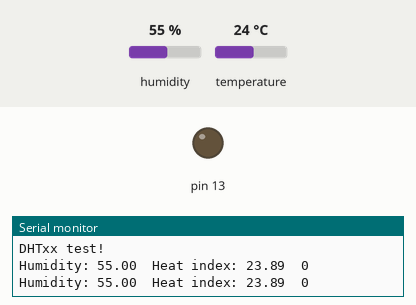
This sketch was run on a simulated Arduino Uno, built with avr-gcc and run on an emulated ATmega328P. Parts: output pins drawn as LEDs (lit = HIGH), the last lines printed to the serial monitor. The inputs (shaded band) are chosen by the test bench; at power-on: temperature 24 °C, humidity 55 %.

Above: at 4.8 s.
4.9 s: temperature set to 30 °C
7.9 s: temperature set to 33 °C
At 8.6 s:
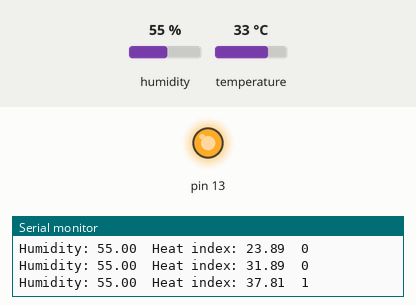
10.9 s: temperature set to 30 °C
13.9 s: temperature set to 27 °C
At 14.7 s:
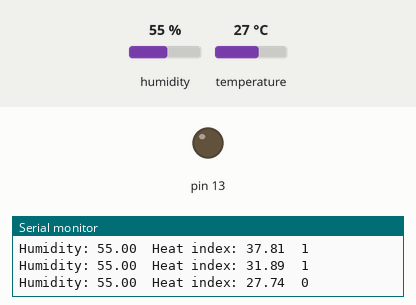
16.9 s: temperature set to 41 °C
At 19.6 s:
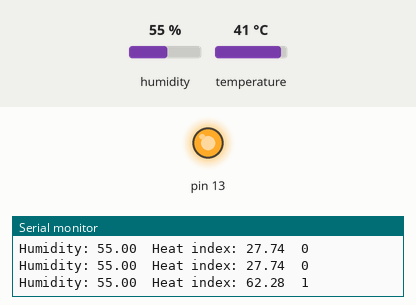
Timing chart, 0 to 20.9 s (numbered marks = the images above; inputs shaded):
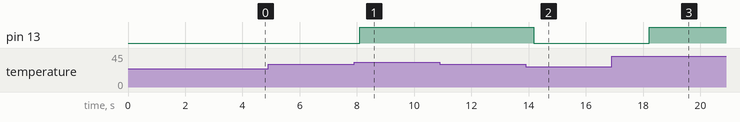

The sketch:

Kipas_Kamar.ino
```cpp
// Example testing sketch for various DHT humidity/temperature sensors
// Written by ladyada, public domain

// REQUIRES the following Arduino libraries:
// - DHT Sensor Library: https://github.com/adafruit/DHT-sensor-library
// - Adafruit Unified Sensor Lib: https://github.com/adafruit/Adafruit_Sensor

#include "DHT.h"

#define DHTPIN 2     // Digital pin connected to the DHT sensor
// Feather HUZZAH ESP8266 note: use pins 3, 4, 5, 12, 13 or 14 --
// Pin 15 can work but DHT must be disconnected during program upload.

// Uncomment whatever type you're using!
#define DHTTYPE DHT11   // DHT 11
//#define DHTTYPE DHT22   // DHT 22  (AM2302), AM2321
//#define DHTTYPE DHT21   // DHT 21 (AM2301)

// Connect pin 1 (on the left) of the sensor to +5V
// NOTE: If using a board with 3.3V logic like an Arduino Due connect pin 1
// to 3.3V instead of 5V!
// Connect pin 2 of the sensor to whatever your DHTPIN is
// Connect pin 4 (on the right) of the sensor to GROUND
// Connect a 10K resistor from pin 2 (data) to pin 1 (power) of the sensor

// Initialize DHT sensor.
// Note that older versions of this library took an optional third parameter to
// tweak the timings for faster processors.  This parameter is no longer needed
// as the current DHT reading algorithm adjusts itself to work on faster procs.
DHT dht(DHTPIN, DHTTYPE);
bool C = false;

void setup() {
  Serial.begin(9600);
  Serial.println(F("DHTxx test!"));

  pinMode(13, OUTPUT);

  dht.begin();
}

void loop() {
  // Wait a few seconds between measurements.
  delay(2000);

  // Reading temperature or humidity takes about 250 milliseconds!
  // Sensor readings may also be up to 2 seconds 'old' (its a very slow sensor)
  float h = dht.readHumidity();
  // Read temperature as Celsius (the default)
  float t = dht.readTemperature();

  // Check if any reads failed and exit early (to try again).
  if (isnan(h) || isnan(t)) {
    Serial.println(F("Failed to read from DHT sensor!"));
    return;
  }

  // Compute heat index in Celsius (isFahreheit = false)
  float hic = dht.computeHeatIndex(t, h, false);

  if(hic > 35){
    C = true;
  }else if (hic < 30){
    C = false;
  }else{
    C = C;
  }

  Serial.print(F("Humidity: "));
  Serial.print(h);
  Serial.print(F("  Heat index: "));
  Serial.print(hic);
  Serial.print(F("  "));
  Serial.println(C);

  digitalWrite(13, C);
}
```

Measured:
- the behaviour switches between 31 and 32 °C on temperature (found by bisection; images 0 and 1)
- the behaviour switches between 29 and 28 °C on temperature (found by bisection; images 1 and 2)
- after the input at 7.9 s, pin 13: LOW → HIGH after 0.20 s
- after the input at 13.9 s, pin 13: HIGH → LOW after 0.27 s
- after the input at 16.9 s, pin 13: LOW → HIGH after 1.3 s
